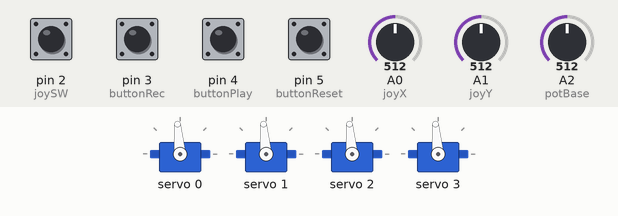
This sketch was run on a simulated Arduino Uno, built with avr-gcc and run on an emulated ATmega328P. Parts: 4 × servo. Inputs (shaded band) come from the test bench; at power-on: pin 2 (joySW), pin 3 (buttonRec), pin 4 (buttonPlay), pin 5 (buttonReset) HIGH, A0 (joyX) = 512, A1 (joyY) = 512, A2 (potBase) = 512.

Above: at 1.2 s.
1.3 s: A0 (joyX) set to 596
2.8 s: A0 (joyX) set to 620
At 5.7 s:
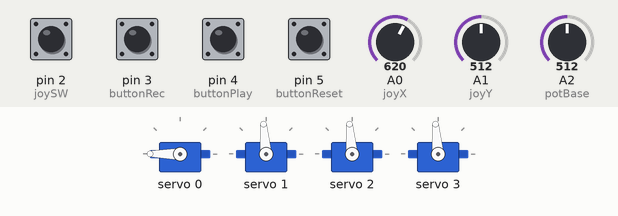
5.8 s: A1 (joyY) set to 599
7.3 s: A1 (joyY) set to 627
At 10.09 s:
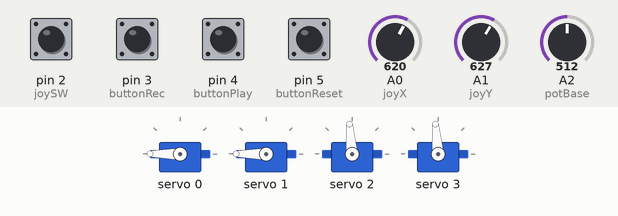
10.3 s: A2 (potBase) set to 716
At 11.4 s:
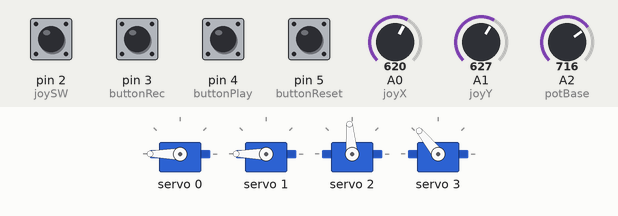
11.8 s: pin 2 (joySW) pulled LOW for 0.15 s
At 12.5 s:
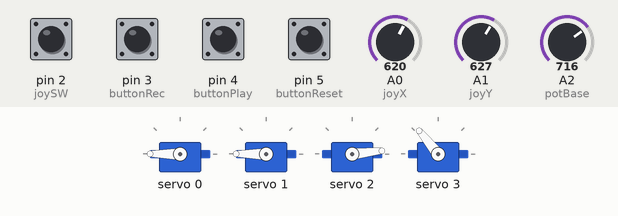
Timing chart, 0 to 14.4 s (numbered marks = the images above; inputs shaded):
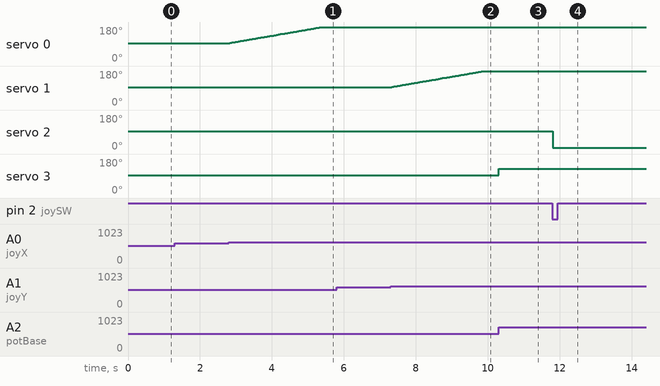

The sketch:

optimized_version.ino
```cpp
#include <Wire.h>
#include <Adafruit_PWMServoDriver.h>

Adafruit_PWMServoDriver pwm = Adafruit_PWMServoDriver(0x40); // domyślny adres PCA9685

// --- Kanały PCA9685 ---
#define CH_X     0
#define CH_Y     1
#define CH_BTN   2
#define CH_BASE  3

// --- Funkcja do zamiany kąta (0–180°) na wartość PWM ---
int angleToPulse(byte angle) {
  int pulselen = map(angle, 0, 180, 150, 600); // zakres 150–600 (standard dla serw)
  return pulselen;
}

// --- Piny wejściowe ---
int joyX = A0;
int joyY = A1;
int joySW = 2;       // joystick przycisk
int buttonRec = 3;   // guzik nagrywania
int buttonPlay = 4;  // guzik odtwarzania
int buttonReset = 5; // guzik resetu pozycji
int potBase = A2;    // potencjometr dla serwa bazowego

// --- Pozycje ---
byte posX = 90;
byte posY = 90;
byte posBase = 90;
int deadZone = 100;

// --- Tablice do zapisu sekwencji ---
#define MAX_STEPS 128
byte seqX[MAX_STEPS];
byte seqY[MAX_STEPS];
byte seqBtn[MAX_STEPS];
byte seqBase[MAX_STEPS];
int stepCount = 0;
bool recording = false;
bool playing = false;

// --- obsługa toggle przycisków ---
bool lastRecState = HIGH;
bool lastPlayState = HIGH;
bool lastResetState = HIGH;

// --- toggle joystick button ---
bool btnState = false;         // false = otwarte (90°), true = zamknięte (0°)
bool lastJoySWState = HIGH;

// --- odtwarzanie sekwencji ---
int playIndex = 0;
unsigned long lastPlayTime = 0;
int playDelay = 100;

// --- sterowanie serwami w trybie joysticka ---
unsigned long lastMoveTime = 0;
int moveInterval = 30;

void setup() {
  Wire.begin();
  pwm.begin();
  pwm.setPWMFreq(60); // serwa standard 50–60Hz

  pinMode(joySW, INPUT_PULLUP);
  pinMode(buttonRec, INPUT_PULLUP);
  pinMode(buttonPlay, INPUT_PULLUP);
  pinMode(buttonReset, INPUT_PULLUP);

  // ustaw pozycje startowe
  setServo(CH_X, posX);
  setServo(CH_Y, posY);
  setServo(CH_BTN, 90);
  setServo(CH_BASE, posBase);
}

void loop() {
  unsigned long currentTime = millis();

  // --- JOYSTICK BUTTON toggle ---
  bool currentJoySW = digitalRead(joySW);
  if (lastJoySWState == HIGH && currentJoySW == LOW) {
    btnState = !btnState;
    setServo(CH_BTN, btnState ? 0 : 90);
    delay(200);
  }
  lastJoySWState = currentJoySW;

  // --- RECORD toggle ---
  bool currentRecState = digitalRead(buttonRec);
  if (lastRecState == HIGH && currentRecState == LOW) {
    if (!recording) {
      stepCount = 0;
      recording = true;
    } else {
      recording = false;
    }
    delay(200);
  }
  lastRecState = currentRecState;

  // --- PLAY toggle ---
  bool currentPlayState = digitalRead(buttonPlay);
  if (lastPlayState == HIGH && currentPlayState == LOW) {
    if (!playing) {
      playing = true;
      playIndex = 0;
    } else {
      playing = false;
    }
    delay(200);
  }
  lastPlayState = currentPlayState;

  // --- RESET pozycji ---
  bool currentResetState = digitalRead(buttonReset);
  if (lastResetState == HIGH && currentResetState == LOW) {
    posX = 90;
    posY = 90;
    posBase = 90;
    btnState = false;
    setServo(CH_X, posX);
    setServo(CH_Y, posY);
    setServo(CH_BTN, 90);
    setServo(CH_BASE, posBase);
    delay(200);
  }
  lastResetState = currentResetState;

  // --- Tryb nagrywania ---
  if (recording) {
    sterowanieJoystickiem(currentTime);
    sterowanieBaza();

    if (stepCount < MAX_STEPS && (currentTime - lastPlayTime >= playDelay)) {
      // zapisuj tylko jeśli coś się zmieniło
      if (stepCount == 0 ||
          seqX[stepCount-1] != posX ||
          seqY[stepCount-1] != posY ||
          seqBtn[stepCount-1] != (btnState ? 0 : 90) ||
          seqBase[stepCount-1] != posBase) {
        seqX[stepCount] = posX;
        seqY[stepCount] = posY;
        seqBtn[stepCount] = (btnState ? 0 : 90);
        seqBase[stepCount] = posBase;
        stepCount++;
      }
      lastPlayTime = currentTime;
    }
  }
  // --- Tryb odtwarzania ---
  else if (playing) {
    if (currentTime - lastPlayTime >= playDelay) {
      if (playIndex < stepCount) {
        setServo(CH_X, seqX[playIndex]);
        setServo(CH_Y, seqY[playIndex]);
        setServo(CH_BTN, seqBtn[playIndex]);
        setServo(CH_BASE, seqBase[playIndex]);
        playIndex++;
      } else {
        playing = false;
      }
      lastPlayTime = currentTime;
    }
  }
  // --- Tryb normalny ---
  else {
    sterowanieJoystickiem(currentTime);
    sterowanieBaza();
  }
}

// --- Sterowanie joystickiem ---
void sterowanieJoystickiem(unsigned long currentTime) {
  if (currentTime - lastMoveTime >= moveInterval) {
    int valX = analogRead(joyX);
    if (valX < (512 - deadZone)) { if (posX > 0) posX--; }
    else if (valX > (512 + deadZone)) { if (posX < 180) posX++; }
    setServo(CH_X, posX);

    int valY = analogRead(joyY);
    if (valY < (512 - deadZone)) { if (posY > 0) posY--; }
    else if (valY > (512 + deadZone)) { if (posY < 180) posY++; }
    setServo(CH_Y, posY);

    lastMoveTime = currentTime;
  }
}

// --- Sterowanie bazą potencjometrem ---
void sterowanieBaza() {
  int potValue = analogRead(potBase);
  posBase = map(potValue, 0, 1023, 0, 180);
  setServo(CH_BASE, posBase);
}

// --- Funkcja sterująca serwem przez PCA9685 ---
void setServo(uint8_t channel, byte angle) {
  pwm.setPWM(channel, 0, angleToPulse(angle));
}
```

Measured:
- the behaviour switches between 612 and 613 on A0 (joyX) (found by bisection; images 0 and 1)
- the behaviour switches between 612 and 613 on A1 (joyY) (found by bisection; images 1 and 2)
- after the input at 1.3 s, every drawn part: stays the same
- after the input at 2.8 s, servo 0: moves from 95° to 180° over 2.6 s, starting at once
- after the input at 5.8 s, every drawn part: stays the same
- after the input at 7.3 s, servo 1: moves from 95° to 180° over 2.6 s, starting at once
- after the input at 10.3 s, servo 3: 95° → 129° at once
- after the input at 11.8 s, servo 2: 95° → 6° at once
